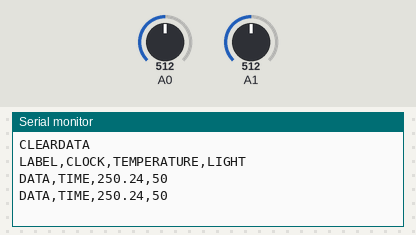
The sketch below on a simulated Arduino Uno, built with avr-gcc and run on an emulated ATmega328P. On the bench: the last lines printed to the serial monitor. The test bench sets the inputs (shaded band); at power-on: A0 = 512, A1 = 512.

Above: at 2.3 s.
2.4 s: A0 set to 716
At 3.5 s:
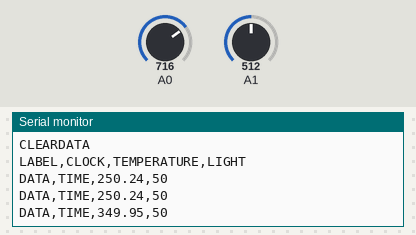
4.5 s: A1 set to 716
At 5.7 s:
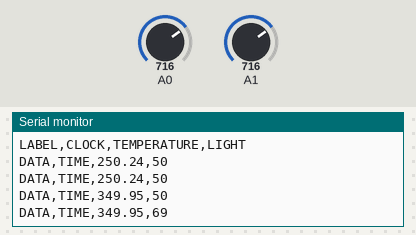
6.6 s: A0 set to 900
At 8.3 s:
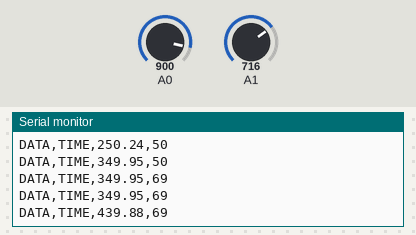
8.7 s: A1 set to 900
At 9.4 s:
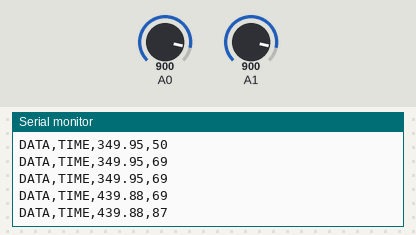
Timing chart, 0 to 11.7 s (numbered marks = the images above; inputs shaded):
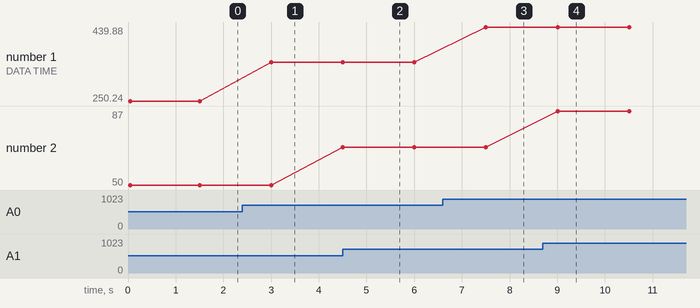

Measured:
- after the input at 2.4 s, the serial monitor: prints a new line after 0.60 s (image 1)
- after the input at 4.5 s, the serial monitor: prints a new line at once (image 2)
- after the input at 6.6 s, the serial monitor: prints a new line after 0.91 s (image 3)
- after the input at 8.7 s, the serial monitor: prints a new line after 0.31 s (image 4)
- plotted number 1: 250.24 → 349.95 after the input at 2.4 s, 349.95 → 439.88 after the input at 6.6 s
- plotted number 2: 50 → 69 after the input at 4.5 s, 69 → 87 after the input at 8.7 s

The sketch:

week6new.ino
```cpp
float tempcelc;
int ldr_value;
int ldr_percent;

void setup() {
  Serial.begin(9600);
  Serial.println("CLEARDATA");
  Serial.println("LABEL,CLOCK,TEMPERATURE,LIGHT");
}

void loop() {
  int lm_value = analogRead(A0);
  tempcelc = (lm_value / 1023.0) * 5000.0;
  tempcelc = tempcelc / 10.0;

  ldr_value = analogRead(A1);
  ldr_percent = map(ldr_value, 0, 1023, 0, 100);

  Serial.print("DATA,TIME,");
  Serial.print(tempcelc);
  Serial.print(",");
  Serial.println(ldr_percent);

  delay(1500);
}
```
